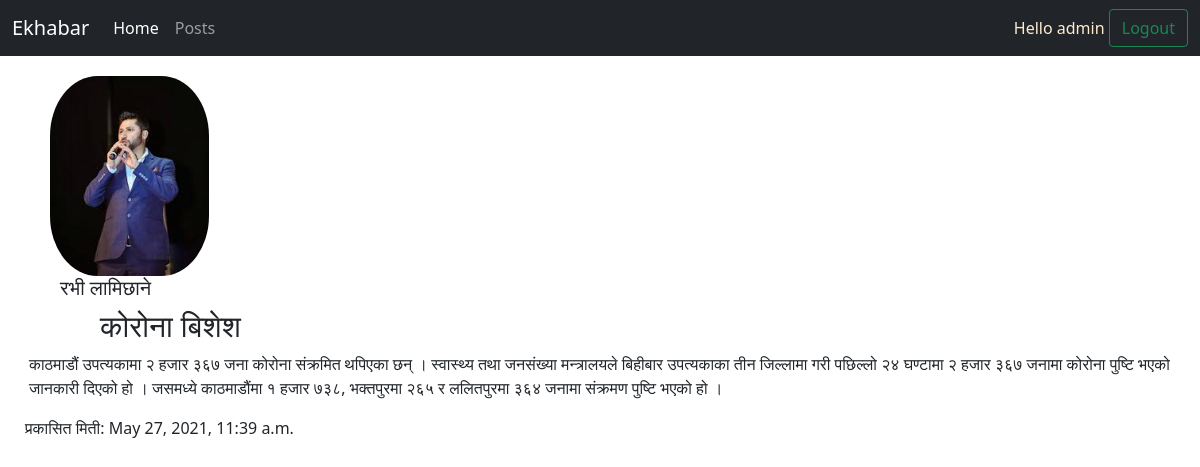
The page /postdetail/1/ (signed in) on the database its author committed.
### blogsite/models.py (models this page shows)
class Post(models.Model):
    writer = models.CharField(max_length=200)
    image = models.ImageField(upload_to='pics')
    title = models.CharField(max_length=200)
    text = models.TextField()
    created_date = models.DateTimeField(default=timezone.now)
    published_date = models.DateTimeField(blank=True, null=True)

### blogsite/views.py (the view)
# urls.py: path('postdetail/<int:id>/', views.postdetail, name='postdetail'),
@login_required(login_url='login')
def postdetail(request, id):
    return render(request, 'postdetail.html',context = {'posts': Post.objects.get(id=id)})

### templates/postdetail.html (shortened to what this page needs)
{% extends 'navigation.html' %}
{% block content %}
{% load static %}
<!doctype html>
<html lang="en">
  <head>
    <link href="https://cdn.jsdelivr.net/npm/bootstrap@5.0.1/dist/css/bootstrap.min.css" rel="stylesheet">
    <link rel="stylesheet" href="{% static 'css/postdetail.css' %}">
  </head>
  <body>
    {% if posts %}
    <div class="imgdiv"> <img src="{{ posts.image.url }}"></div>
    <h5> {{posts.writer}}  </h5>
   <h4> {{ posts.title }} </h4>
   <p> {{posts.text}} </p>
   &nbsp; &nbsp;&nbsp;&nbsp; प्रकासित मिती: {{posts.published_date}}
    {% else %}
    <h2>Nodata</h2>
    {% endif %}
  </body>
</html>
{% endblock %}

### templates/navigation.html (shortened to what this page needs)
{% load static %}
<!doctype html>
<html lang="en">
  <head>
    <link href="https://cdn.jsdelivr.net/npm/bootstrap@5.0.1/dist/css/bootstrap.min.css" rel="stylesheet">
  </head>
  <body>
    <nav class="navbar navbar-expand-lg navbar-dark bg-dark" >
        <div class="container-fluid">
          <a class="navbar-brand" href="{% url 'main' %}">Ekhabar</a>
          <div class="collapse navbar-collapse" id="navbarSupportedContent">
            <ul class="navbar-nav me-auto mb-2 mb-lg-0">
              <li class="nav-item">
                <a class="nav-link active" aria-current="page" href="{% url 'main' %}">Home</a>
              </li>
              <li class="nav-item">
                <a class="nav-link" href="{% url 'allposts' %}">Posts</a>
              </li>
            </ul>
              <span style="color: blanchedalmond;" > Hello {{request.user}} </span>&nbsp;
              <a href="{% url 'logout' %}" > <button class="btn btn-outline-success"  >  Logout  </button></a>
          </div>
        </div>
      </nav>
      {% block content %}
      {% endblock %}
  </body>
</html>

### static/css/postdetail.css (style rules this page uses)
.imgdiv { height: 200px; width: 200px; margin-left: 50px; margin-top: 20px; }
.imgdiv img { border-radius: 30%; max-width: 100%; max-height: 100%; }
h5 { padding-left: 60px; }
h4 { padding-left: 100px; font-size: 30px; }
p { padding-left: 29px; }

### rows shown on the page
Post: image (picture), writer "रभी लामिछाने", title "कोरोना बिशेश", text "काठमाडौं उपत्यकामा २ हजार ३६७ जना कोरोना संक्रमित थपिएका छन् । स्वास्थ्य तथा जनसंख्या मन्त्रालयले बिहीबार उपत्यकाका तीन जिल्लामा गरी पछिल्लो २४ घण्टामा २ हजार ३६७ जनामा कोरोना पुष्टि भएको जानकारी दिएको हो । जसमध्ये काठमाडौंमा १ हजार ७३८, भक्तपुरमा २६५ र ललितपुरमा ३६४ जनामा संक्रमण पुष्टि भएको हो ।", published_date "May 27, 2021, 11:39 a.m."

### other values the page prints
{{ request.user }} "admin"
